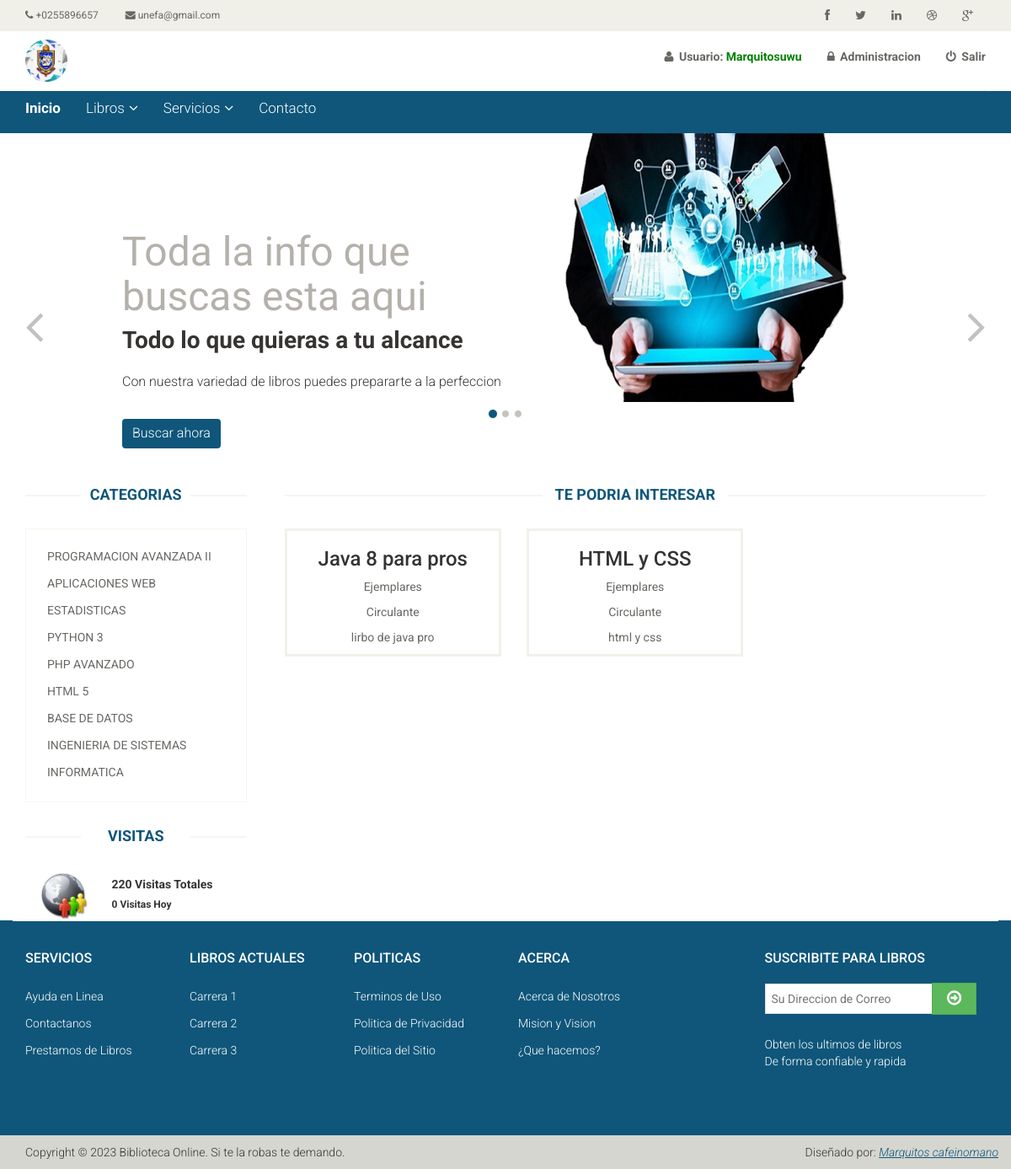
The app's page /inicio.php (signed in) with its own data.
### tables this page shows
CREATE TABLE `categorias` (
  `id_categoria` int(10) NOT NULL AUTO_INCREMENT,
  `nombre_categoria` varchar(50) NOT NULL,
  `id_subcategoria` int(10) DEFAULT NULL,
  PRIMARY KEY (`id_categoria`),
  KEY `id_subcategoria` (`id_subcategoria`),
  CONSTRAINT `categorias_ibfk_1` FOREIGN KEY (`id_subcategoria`) REFERENCES `subcategorias` (`id_subcategoria`)
);

CREATE TABLE `libros` (
  `id_libro` int(10) NOT NULL AUTO_INCREMENT,
  `foto` varchar(50) DEFAULT NULL,
  `nombre` varchar(255) NOT NULL,
  `descripcion` varchar(255) NOT NULL,
  `disponible` varchar(2) NOT NULL,
  `id_categoria` int(10) NOT NULL,
  `id_subcategoria` int(10) NOT NULL,
  `id_proveedor` int(10) NOT NULL,
  `fecha_ingreso` date DEFAULT NULL,
  `url_descarga` varchar(250) DEFAULT NULL,
  PRIMARY KEY (`id_libro`),
  KEY `id_categoria` (`id_categoria`),
  KEY `id_proveedor` (`id_proveedor`),
  CONSTRAINT `libros_ibfk_1` FOREIGN KEY (`id_categoria`) REFERENCES `categorias` (`id_categoria`),
  CONSTRAINT `libros_ibfk_2` FOREIGN KEY (`id_proveedor`) REFERENCES `proveedor` (`id_proveedor`)
);

### inicio.php (the view, shortened to what this page needs)
<?php
include("admin/conexion.php");
if (isset($_SESSION['usuario'])) {
	$result = mysqli_query($con, "SELECT count(utc) as visitas from visitas");
	$row = mysqli_fetch_array($result);
	$numero_visitas = $row["visitas"];
	$fechaMensaje = date("Y-m-d");
	$result2 = mysqli_query($con, "SELECT count(utc) as visitas from visitas WHERE fecha_visita = '" . $fechaMensaje . "'");
	$row2 = mysqli_fetch_array($result2);
	$visitas_hoy = $row2["visitas"];
?>
	<!DOCTYPE html>
	<html lang="en">
	<head>
		<link href="css/bootstrap.min.css" rel="stylesheet">
		<link href="css/font-awesome.min.css" rel="stylesheet">
		<link href="css/prettyPhoto.css" rel="stylesheet">
		<link href="css/price-range.css" rel="stylesheet">
		<link href="css/animate.css" rel="stylesheet">
		<link href="css/main.css" rel="stylesheet">
		<link href="css/responsive.css" rel="stylesheet">
	</head>
	<body>
		<?php include('includes/header.php'); ?>
		<?php include('includes/slider.php'); ?>
		<section>
			<div class="container">
				<div class="row">
					<div class="col-sm-3">
						<div class="left-sidebar">
							<div class="brands_products">
								<h2>Categorias</h2>
								<div class="brands-name">
									<ul class="nav nav-pills nav-stacked">
										<?php
										$caq = mysqli_query($con, "select * from categorias");
										while ($catrow = mysqli_fetch_array($caq)) {
										?>
											<li><a href="inicio.php?cat=<?php echo $catrow['id_categoria']; ?>"><?php echo $catrow['nombre_categoria']; ?></a></li>
										<?php
										}
										?>
									</ul>
								</div>
							</div>
							<div class="price-range">
								<h2>Visitas</h2>
								<div class="col-md-4">
									<img src="images/home/visitas.png" width="60" height="60">
								</div>
								<div class="col-md-8">
									<h5><b><?php echo $numero_visitas; ?> Visitas Totales</b></h5>
									<h6><b><?php echo $visitas_hoy; ?> Visitas Hoy</b></h6>
								</div>
							</div>
						</div>
					</div>
					<div class="col-sm-9 padding-right">
						<div class="features_items">
							<h2 class="title text-center">Te podria interesar</h2>
							<?php
							if (isset($_GET['cat'])) {
								$cat = $_GET['cat'];
							} else {
								$cat = "1";
							}
							$query = mysqli_query($con, "select * from libros where id_categoria='$cat'");
							if (mysqli_num_rows($query) < 1) {
								echo "<div class='col-sm-3'>";
								echo "<p style='color:red;'><b>No tenemos Libros para esta Categoria</b></p>";
								echo "</div>";
							} else {
								while ($filas = mysqli_fetch_array($query)) {
									$nombre = $filas['nombre'];
									$ejemplares = $filas['ejemplares'];
									$circulante = $filas['circulante'];
									$descripcion = $filas['descripcion'];
							?>
									<div class="col-sm-4">
										<div class="product-image-wrapper">
											<div class="single-products">
												<div class="productinfo text-center">
													<h3><?php echo $nombre ?></h3>
													<p>Ejemplares <?php echo $ejemplares ?></p>
													<p>Circulante <?php echo $circulante ?></p>
													<p><?php echo $descripcion ?></p>
												</div>
												<div class="product-overlay">
													<div class="overlay-content">
													</div>
												</div>
											</div>
										</div>
									</div>
							<?php }
							} ?>
							<br>
						</div>
					</div>
				</div>
		</section>
		<?php include('includes/footer.php'); ?>
	</body>
	</html>
<?php
} else {
	echo '<script> window.location="index.php"; </script>';
}
?>

### includes/header.php (shortened to what this page needs)
<?php
$usuario = $_SESSION['usuario'];
?>
<header id="header">
	<div class="header_top">
		<div class="container">
			<div class="row">
				<div class="col-sm-6">
					<div class="contactinfo">
						<ul class="nav nav-pills">
							<li><a href="#"><i class="fa fa-phone"></i> +0255896657</a></li>
							<li><a href="#"><i class="fa fa-envelope"></i> unefa@gmail.com</a></li>
						</ul>
					</div>
				</div>
				<div class="col-sm-6">
					<div class="social-icons pull-right">
						<ul class="nav navbar-nav">
							<li><a href="#"><i class="fa fa-facebook"></i></a></li>
							<li><a href="#"><i class="fa fa-twitter"></i></a></li>
							<li><a href="#"><i class="fa fa-linkedin"></i></a></li>
							<li><a href="#"><i class="fa fa-dribbble"></i></a></li>
							<li><a href="#"><i class="fa fa-google-plus"></i></a></li>
						</ul>
					</div>
				</div>
			</div>
		</div>
	</div>
	<div class="header-middle">
		<div class="container">
			<div class="row">
				<div class="col-sm-4">
					<div class="logo pull-left">
						<a href="inicio.php"><img src="images/home/logoBiblioteca.jpg" alt="" width="50px" height="50px" /></a>
					</div>
				</div>
				<div class="col-sm-8">
					<div class="shop-menu pull-right">
						<ul class="nav navbar-nav">
							<li>
								<a href="#" data-toggle="modal" data-target="#usuarioModal"><i class="fa fa-fw fa-user"></i>Usuario:<b style="color:green;"> <?php echo $usuario; ?></b></a>
							<li><a href="login/login.php"><i class="fa fa-lock"></i> Administracion</a></li>
							<li><a href="login/logout2.php"><i class="fa fa-power-off"></i> Salir</a></li>
						</ul>
					</div>
				</div>
			</div>
		</div>
	</div>
	<div class="header-bottom">
		<div class="container">
			<div class="row">
				<div class="col-sm-9">
					<div class="mainmenu pull-left">
						<ul class="nav navbar-nav collapse navbar-collapse">
							<li><a href="inicio.php" class="active">Inicio</a></li>
							<li class="dropdown"><a href="#">Libros<i class="fa fa-angle-down"></i></a>
							</li>
							<li class="dropdown"><a href="#">Servicios<i class="fa fa-angle-down"></i></a>
							</li>
							<li><a href="contacto.php">Contacto</a></li>
						</ul>
					</div>
				</div>
			</div>
		</div>
	</div>
</header>

### includes/slider.php (shortened to what this page needs)
<section id="slider">
	<div class="container">
		<div class="row">
			<div class="col-sm-12">
				<div id="slider-carousel" class="carousel slide" data-ride="carousel">
					<ol class="carousel-indicators">
						<li data-target="#slider-carousel" data-slide-to="0" class="active"></li>
						<li data-target="#slider-carousel" data-slide-to="1"></li>
						<li data-target="#slider-carousel" data-slide-to="2"></li>
					</ol>
					<div class="carousel-inner">
						<div class="item active">
							<div class="col-sm-6">
								<h1><span></span>Toda la info que buscas esta aqui</h1>
								<h2>Todo lo que quieras a tu alcance</h2>
								<p>Con nuestra variedad de libros puedes prepararte a la perfeccion</p>
								<a href="busqueda.php"><button type="button" class="btn btn-default get">Buscar ahora</button></a>
							</div>
							<div class="col-sm-6">
								<img src="images/home/girl1.png" class="girl img-responsive" alt="" width="350px" height="350px" />
							</div>
						</div>
					</div>
					<a href="#slider-carousel" class="left control-carousel hidden-xs" data-slide="prev">
						<i class="fa fa-angle-left"></i>
					</a>
					<a href="#slider-carousel" class="right control-carousel hidden-xs" data-slide="next">
						<i class="fa fa-angle-right"></i>
					</a>
				</div>
			</div>
		</div>
	</div>
</section>

### includes/footer.php
<footer id="footer">
		<div class="footer-widget">
			<div class="container">
				<div class="row">
					<div class="col-sm-2">
						<div class="single-widget">
							<h2>Servicios</h2>
							<ul class="nav nav-pills nav-stacked">
								<li><a href="#">Ayuda en Linea</a></li>
								<li><a href="contacto.php">Contactanos</a></li>
								<li><a href="busqueda.php">Prestamos de Libros</a></li>
							</ul>
						</div>
					</div>
					<div class="col-sm-2">
						<div class="single-widget">
							<h2>Libros Actuales</h2>
							<ul class="nav nav-pills nav-stacked">
								<li><a href="#">Carrera 1</a></li>
								<li><a href="#">Carrera 2</a></li>
								<li><a href="#">Carrera 3</a></li>
							</ul>
						</div>
					</div>
					<div class="col-sm-2">
						<div class="single-widget">
							<h2>Politicas</h2>
							<ul class="nav nav-pills nav-stacked">
								<li><a href="#">Terminos de Uso</a></li>
								<li><a href="#">Politica de Privacidad</a></li>
								<li><a href="#">Politica del Sitio</a></li>
							</ul>
						</div>
					</div>
					<div class="col-sm-2">
						<div class="single-widget">
							<h2>Acerca</h2>
							<ul class="nav nav-pills nav-stacked">
								<li><a href="#">Acerca de Nosotros</a></li>
								<li><a href="#">Mision y Vision</a></li>
								<li><a href="#">¿Que hacemos?</a></li>
							</ul>
						</div>
					</div>
					<div class="col-sm-3 col-sm-offset-1">
						<div class="single-widget">
							<h2>Suscribite para libros</h2>
							<form action="funciones_php/validar_suscriptor.php" class="searchform" method="post">
								<input type="text" placeholder="Su Direccion de Correo" name="suscriptor" required />
								<button type="submit" class="btn btn-success"><i class="fa fa-arrow-circle-o-right"></i></button>
								<p>Obten los ultimos de libros<br /> De forma confiable y rapida</p>
							</form>
						</div>
					</div>
				</div>
			</div>
		</div>
		<div class="footer-bottom">
			<div class="container">
				<div class="row">
					<p class="pull-left">Copyright © 2023 Biblioteca Online. Si te la robas te demando.</p>
					<p class="pull-right">Diseñado por: <span><a target="_blank" href="#">Marquitos cafeinomano</a></span></p>
				</div>
			</div>
		</div>
	</footer>

### records on screen
categorias: nombre_categoria "PROGRAMACION AVANZADA II"
categorias: nombre_categoria "APLICACIONES WEB"
categorias: nombre_categoria "ESTADISTICAS"
categorias: nombre_categoria "PYTHON 3"
categorias: nombre_categoria "PHP AVANZADO"
categorias: nombre_categoria "HTML 5"
categorias: nombre_categoria "BASE DE DATOS"
categorias: nombre_categoria "INGENIERIA DE SISTEMAS"
categorias: nombre_categoria "INFORMATICA"
libros: nombre "Java 8 para pros", descripcion "lirbo de java pro"
libros: nombre "HTML y CSS", descripcion "html y css"

### other values on screen
$usuario "Marquitosuwu"
$numero_visitas "220"
$visitas_hoy "0"
